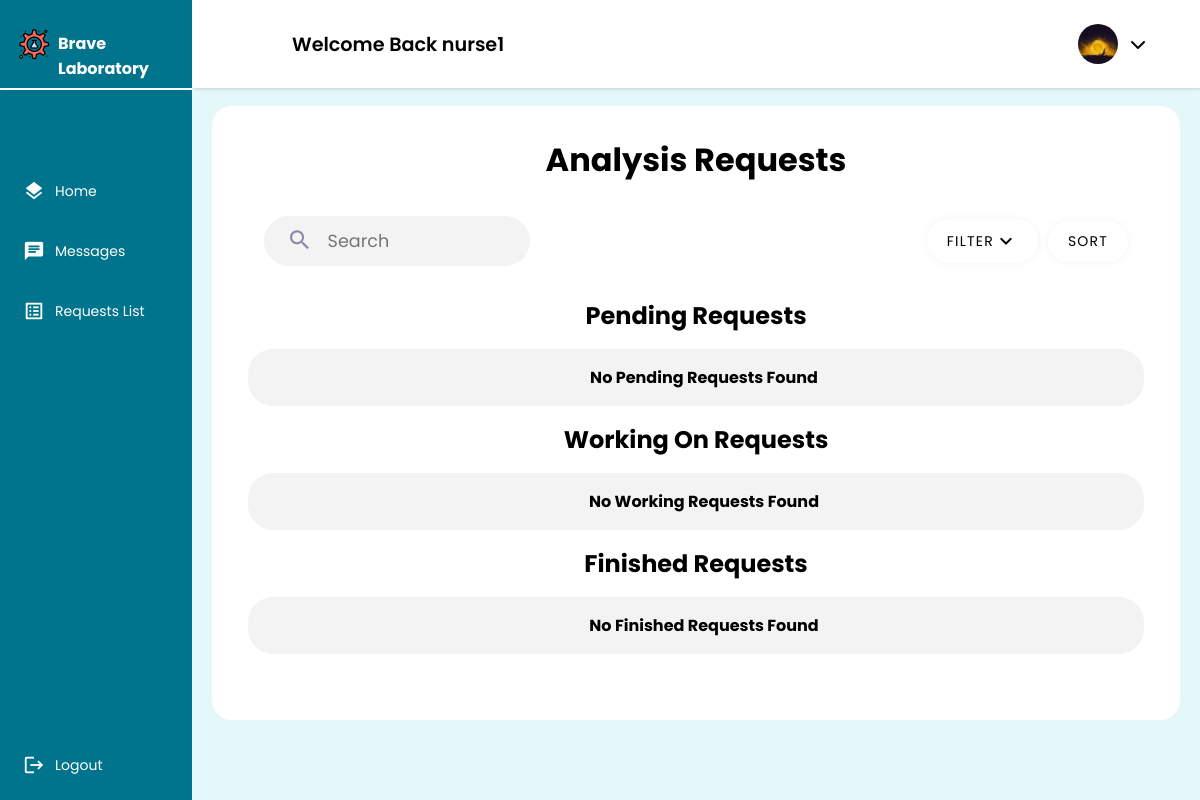
Page /nurse/requests/ (signed in) on the earlier database version.
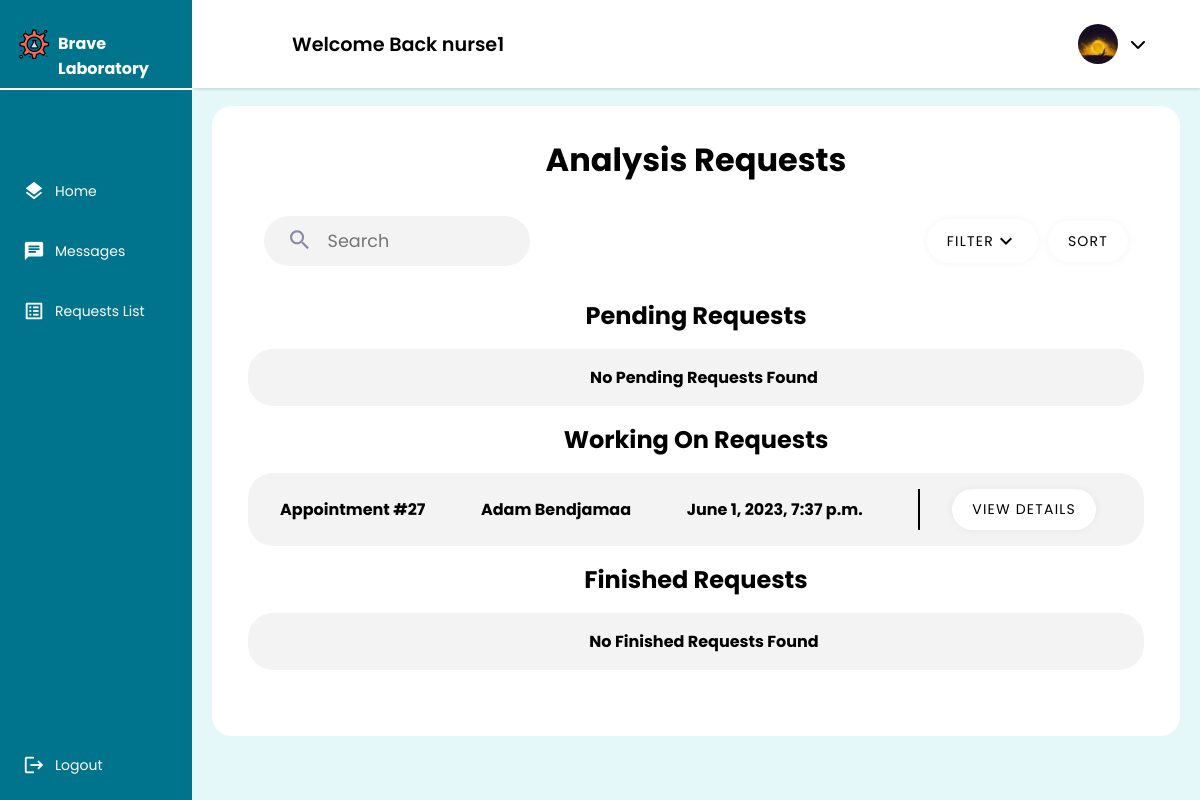
Same page on the later database version.
### nurse/models.py (models this page shows, shortened)
class Nurse(models.Model):
    GENDERS =[
        ('M','Male'),
        ('F','Female')
    ]
    user = models.OneToOneField(User, primary_key = True, on_delete=models.CASCADE)
    phone_number = models.CharField(max_length=10,validators=[phone_regex])
    gender = models.CharField(max_length = 1 ,choices = GENDERS)
    address = models.CharField(max_length=50)
    profile_pic = models.ImageField(default="default.png", upload_to="profile_pics")
    date_of_birth = models.DateField(default='2003-03-08')
    class Meta():
        db_table = 'auth_nurse'

### main_home/models.py (models this page shows, shortened)
class AnalysisRequest(models.Model):
    PENDING = 'pending'
    WORKING_ON = 'working-on'
    FINISHED = 'finished'
    STATUS_CHOICES = [
        (PENDING, 'Pending'),
        (WORKING_ON, 'Working On'),
        (FINISHED, 'Finished'),
    ]
    appointment = models.OneToOneField(Appointment, on_delete=models.CASCADE)
    nurse = models.ForeignKey(Nurse, on_delete=models.CASCADE)
    tests = models.ManyToManyField(Test)
    creation_time = models.DateTimeField(auto_now_add=True)
    start_time = models.DateTimeField(null=True, blank=True)
    finish_time = models.DateTimeField(null=True, blank=True)
    accepted = models.BooleanField(default=False)
    finished = models.BooleanField(default=False)
    status =  models.CharField(max_length=45, choices=STATUS_CHOICES, default=PENDING)
    class Meta:
        db_table = 'analysis_request'

class Appointment(models.Model):
    PRE_PAY = 'PP'
    ON_RECEIVE = 'OR'
    PAYMENT_CHOICES = [
        (PRE_PAY, 'Pre-Pay'),
        (ON_RECEIVE, 'On-Receive'),
    ]
    UPCOMING = 'Upcoming'
    TOMORROW = 'Tommorow'
    TODAY = 'Today'
    OVERDUE = 'Overdue'
    STATUS_CHOICES = [
        (UPCOMING, 'Upcoming'),
        (TOMORROW, 'Tommorow'),
        (TODAY, 'Today'),
        (OVERDUE, 'Overdue'),
    ]
    client = models.ForeignKey(Client, on_delete=models.CASCADE)
    tests_requested = models.ManyToManyField(TestOffered)
    date = models.DateField(validators=[validate_date_not_past])
    description = models.CharField(max_length=1000,blank=True)
    document = models.ImageField(null=True,blank=True,upload_to='medical_documents')
    total_price = models.DecimalField(max_digits=10, decimal_places=2)
    payment_option = models.CharField(max_length=2, choices=PAYMENT_CHOICES,default="OR")
    payment_status = models.BooleanField(default=False)
    arrived = models.BooleanField(default=False)
    cancelled = models.BooleanField(default=False)
    performed = models.BooleanField(default=False)
    class Meta:
        db_table = 'appointment'

### client/models.py (models this page shows, shortened)
class Client(models.Model):
    GENDERS =[
        ('M','Male'),
        ('F','Female')
    ]
    user = models.OneToOneField(User, primary_key = True, on_delete=models.CASCADE)
    phone_number = models.CharField(max_length=10,validators=[phone_regex])
    gender = models.CharField(max_length = 1 ,choices = GENDERS)
    address = models.CharField(max_length=50)
    policy = models.BooleanField(default = False)
    profile_pic = models.ImageField(default="default.png", upload_to="profile_pics")
    date_of_birth = models.DateField(default='2003-03-08')
    tests_made = models.PositiveIntegerField(default=0)
    class Meta():
        db_table = 'auth_client'

### nurse/views.py (the view)
# urls.py: path("requests/",views.request_list,name="request_list"),
@login_required
@permission_required('nurse.view_nurse', raise_exception=True)
def request_list(request):
    analysis_requests = AnalysisRequest.objects.select_related('appointment__client').all()
    pending_requests = analysis_requests.filter(status=AnalysisRequest.PENDING)
    working_on_requests = analysis_requests.filter(status=AnalysisRequest.WORKING_ON)
    finished_requests = analysis_requests.filter(status=AnalysisRequest.FINISHED)
    context = {
        'pending_requests': pending_requests,
        'working_on_requests': working_on_requests,
        'finished_requests': finished_requests,
    }
    return render(request,'nurse/request/request_list.html', context)

### nurse/templates/nurse/request/request_list.html (shortened to what this page needs)
{% extends 'nurse/nurse.html' %}
{% load static %}
{% block css_2 %}
<link rel="stylesheet" href="{% static 'css/list.css' %}">
{% endblock css_2 %}
{% block main %}
<div class="Container">
    <h1>Analysis Requests</h1>
    <div class="header ">
        <div class="search">
            <form class="search-bar">
                <button>
                    <span class="material-icons search-icon">
                        </span>
                </button>
                <input class="search-bar-input" placeholder="Search" required="" type="text">
            </form>
        </div>
        <div class="nurse">
            <button class="list-button filter">Filter<span class="material-icons">expand_more</span></button>
        <button class="list-button">Sort</button>
        </div>
    </div>
    <h2>Pending Requests</h2>
    {% if pending_requests %}
        <ul>
            {% for request in pending_requests %}
                <li class="app1">
                    <span><strong>Appointment #{{ request.appointment.id }}</strong></span>
                    <span><strong>{{ request.appointment.client.user.first_name }}
                        {{ request.appointment.client.user.last_name }}</strong></span>
                    <span><strong>{{ request.creation_time }}</strong></span>
                    <div class="buttons">
                    <button class="list-button"><a class="list-links" href="{% url 'request_detail' request.id %}">View Details</a></button>
                    </div>
                </li>
            {% endfor %}
        </ul>
    {% else %}
        <div>
            <ul class="lists">
                <li class="app1 empty">
                    <span><strong>No Pending Requests Found</strong></span>
                </li>
            </ul>
        </div>
    {% endif %}
    <h2>Working On Requests</h2>
    {% if working_on_requests %}
        <ul>
            {% for request in working_on_requests %}
                <li class="app1">
                    <span><strong>Appointment #{{ request.appointment.id }}</strong></span>
                    <span><strong>{{ request.appointment.client.user.first_name }}
                        {{ request.appointment.client.user.last_name }}</strong></span>
                    <span><strong>{{ request.creation_time }}</strong></span>
                    <div class="buttons">
                    <button class="list-button"><a class="list-links" href="{% url 'request_detail' request.id %}">View Details</a></button>
                    </div>
                </li>
            {% endfor %}
        </ul>
    {% else %}
        <div>
            <ul class="lists">
                <li class="app1 empty">
                    <span><strong>No Working Requests Found</strong></span>
                </li>
            </ul>
        </div>
    {% endif %}
    <h2>Finished Requests</h2>
    {% if finished_requests %}
        <ul>
            {% for request in finished_requests %}
                <li class="app1">
                    <span><strong>Appointment #{{ request.appointment.id }}</strong></span>
                    <span><strong>{{ request.appointment.client.user.first_name }}
                        {{ request.appointment.client.user.last_name }}</strong></span>
                    <span><strong>{{ request.creation_time }}</strong></span>
                    <div class="buttons">
                    <button class="list-button"><a class="list-links" href="{% url 'request_detail' request.id %}">View Details</a></button>
                    </div>
                </li>
            {% endfor %}
        </ul>
    {% else %}
        <div>
            <ul class="lists">
                <li class="app1 empty">
                    <span><strong>No Finished Requests Found</strong></span>
                </li>
            </ul>
        </div>
    {% endif %}
</div>
{% endblock main %}

### nurse/templates/nurse/nurse.html (shortened to what this page needs)
{% extends 'main_home/actors_base.html' %}
{% load static %}
{% block sidebar %}
    <li><a  href={% url 'nurse' %}><span class="material-icons X">layers</span> <span class="nav-item">Home</span></a></li>
    <li><a href={% url 'nurse_message_chat' %}><span class="material-icons X">chat</span><span class="nav-item">Messages</span></a></li>
    <li><a href={% url 'request_list' %}><span class="material-icons X">list_alt</span><span class="nav-item">Requests List</span></a></li>
{% endblock sidebar %}

### main_home/templates/main_home/actors_base.html (shortened to what this page needs)
{% extends 'main_home/base.html' %}
{% load static %}
{% block css %}
        <link rel="stylesheet" href="https://cdnjs.cloudflare.com/ajax/libs/font-awesome/6.4.0/css/all.min.css">
        <link rel="stylesheet" href="{% static 'css/actors.css' %}" />
{% endblock css %}
{% block content %}
    <div class="container">
        <header>
            <div class="wlc">
                <h1>Welcome Back {{user.username}}</h1>
            </div>
            <div class="Left">
                <ul class="DROPS">
                    {% if user.groups.first.name == 'client' %}
                    {% comment %} <li><a href="#"><span class="material-icons notifications">notifications</span></a></li> {% endcomment %}
                    <li class="profile-header"><a class="profile-pic-container" onclick="showElement()"><img class="profile-pic" alt="profile_pic" src="{{ user.client.profile_pic.url }}"></img><i class="fa-solid fa-chevron-down"></i></a>
                    <ul id="myElement">
                    <a href="{% url 'profile_update' %}" class="drop-down"><li><span class="material-icons">person</span>Profile</li></a>
                    <a href="{% url 'profile_settings' %}" class="drop-down"><li><span class="material-icons">settings</span>Settings</li></a>
                    <a href="{% url 'profile_help' %}" class="drop-down"><li><span class="material-icons">help</span>Help</li></a>
                    <a href="{% url 'profile_contact' %}" class="drop-down"><li><span class="material-icons">call</span>Contact us</li></a>
                    {% elif user.groups.first.name == 'nurse' %}
                    <li class="profile-header"><a class="profile-pic-container" onclick="showElement()"><img class="profile-pic" alt="profile_pic" src="{{ user.nurse.profile_pic.url }}"></img><i class="fa-solid fa-chevron-down"></i></a>
                    {% endif %}
                        </li>
                    </ul>
                </div>
        </header>
        <div class="Main">
            {% block main %}{% endblock main %}
        </div>
    </div>
    <div class="nav-header">
        <a class="logo" href="{% url user.groups.first.name %}">
            <img alt='logo' src="{% static 'img/logo.png' %}">
            <span><strong>Brave Laboratory</strong></span>
        </a>
    </div>
    <nav>
        <ul>
            {% block sidebar %}{% endblock sidebar %}
            <li class="end">
                <a href='{% url 'logout' %}'>
                    <span class="material-icons emoji">logout</span>
                    <span class="nav-item">Logout</span>
                </a>
            </li>
        </ul>
    </nav>
{% endblock content %}

### main_home/templates/main_home/base.html (shortened to what this page needs)
{% load static %}
<!DOCTYPE html>
<html lang="en">
<head>
    {% block css %}{% endblock css %}
    {% block css_2 %}{% endblock css_2 %}
</head>
<body>
    {% block content %}{% endblock content %}
</body>
</html>

### static/css/actors.css (style rules this page uses)
* { font-family: 'Poppins', sans-serif; margin: 0; padding: 0; }
body { background-color: #abe9ef51; }
ul { list-style-type: none; }
.container { text-align: center; float: right; width: 100%; height: 90vh; }
header { position: fixed; top: 0; left: 0; right: 0; z-index: 1; width: 84vw; height: 11vh; background-color: rgb(255, 255, 255); display: flex; align-items: center; justify-content: space-between; margin-left: auto; box-shadow: 0px 2px 2px rgba(0, 0, 0, 0.1); }
.Main { display: flex; justify-content: center; margin-top: 11vh; margin-left: 16vw; padding-top: 1.5%; padding-bottom: 1.5%; }
.Container { font-size: 16px; width:100%; margin: 0 20px; border-radius: 20px; background-color: white; padding-top: 30px; padding-bottom: 50px; padding-left: 20px; padding-right: 20px; }
.wlc { margin-left: 100px; }
.wlc h1 { font-size: 1.2rem; }
.Left { float: right; display: flex; align-items: center; flex-direction: row; justify-content: space-between; gap: 40px; margin-right: 15px; }
.DROPS { display: flex; align-items: center; justify-content: center; flex-direction: row; margin-right: 1.5vw; gap: 50px; }
.DROPS a { width: auto; height: auto; padding: 50px; text-decoration: none; color: black; padding: 1px; }
.DROPS li { padding: 20px; list-style: none; }
.DROPS .profile-header { width: auto; border-radius: 30px; height: 20px; display: flex; justify-content: center; align-items: center; cursor: pointer; }
.nav-header { position: fixed; left: 0; z-index: 1; top: 0; bottom: 89vh; background-color: #00748c ; width: 16vw; height: 11vh; overflow: hidden; box-shadow: 0px 4px 4px rgb(255, 255, 255); }
.nav-header a { position: relative; color: white; font-size: 14px; padding-left: 18px; width: 15vw; }
nav { position: fixed; left: 0; z-index: 1; top: 11.2vh; bottom: 0; background-color: #00748c; width: 16vw; overflow: hidden; }
.logo { display: flex; transition: all 0.5s ease; margin-top: 3.5vh; padding-right: 0 !important; width: 100%; gap: 8px; }
.logo span { font-size: 1rem; padding-top: 3px; }
.logo img { height: 32px; }
nav a { position: relative; color: white; font-size: 14px; display: table; padding-left: 20px; padding-right: 30px; width: 15vw; }
nav .material-icons { position: relative; top: 14px; font-size: 22px !important; }
nav ul { margin-top: 40%; padding-right: 5px; }
.nav-item { position: relative; top: 8px; margin-left: 10px; }
nav ul li { transition: 0.4s; margin: 3px; width: auto; margin-bottom: 10px; }
.end { position: fixed; bottom: 0; width: 15vw; margin-bottom: 10px; }
nav ul li::after { content: ''; display: block; position: relative; left: 0; width: 5px; height: 100%; }
.profile-pic { width: 40px; height: 40px; border-radius: 50%; cursor: pointer; object-fit: cover; }
header h1 { font-weight: 600; }
a { text-decoration: none; }
nav a { height: 50px; }
.search { width: 100%; position: relative; display: flex; cursor: pointer; }
.search span { font-size: 26px; }
.search-bar button { border: none; background: none; color: #8b8ba7; }
.search-bar { --timing: 0.3s; --width-of-input: 240px; --height-of-input: 50px; --border-height: 2px; --input-bg: #fff; --border-color: #00748c; --border-radius: 30px; --after-border-radius: 1px; position: relative; width: var(--width-of-input); height: var(--height-of-input); display: flex; align-items: center; padding-inline: 0.8em; border-radius: var(--border-radius); transition: border-radius 0.5s ease; background: var(--input-bg, #fff); background-color: #f3f3f4; }
.search-bar-input { font-size: 1.1rem; background-color: transparent; width: 100%; height: 100%; padding-inline: 0.5em; padding-block: 0.7em; border: none; }
.search-bar:before { content: ""; position: absolute; background: var(--border-color); transform: scaleX(0); transform-origin: center; width: 100%; height: var(--border-height); left: 0; bottom: 0; border-radius: 1px; transition: transform var(--timing) ease; }
.search-bar .search-icon { margin-top: 3px; margin-right: 6px; margin-left: 10px; }
.profile-pic-container { display: flex; justify-content: center; align-items: center; gap: 12px; }
.profile-pic-container i { cursor: pointer !important; }

Differences in the rows shown:
added AnalysisRequest: appointment.id "27", appointment.client.user.first_name "Adam", appointment.client.user.last_name "Bendjamaa", creation_time "June 1, 2023, 7:37 p.m."
Other differences:
text no longer shown: "No Working Requests Found"
